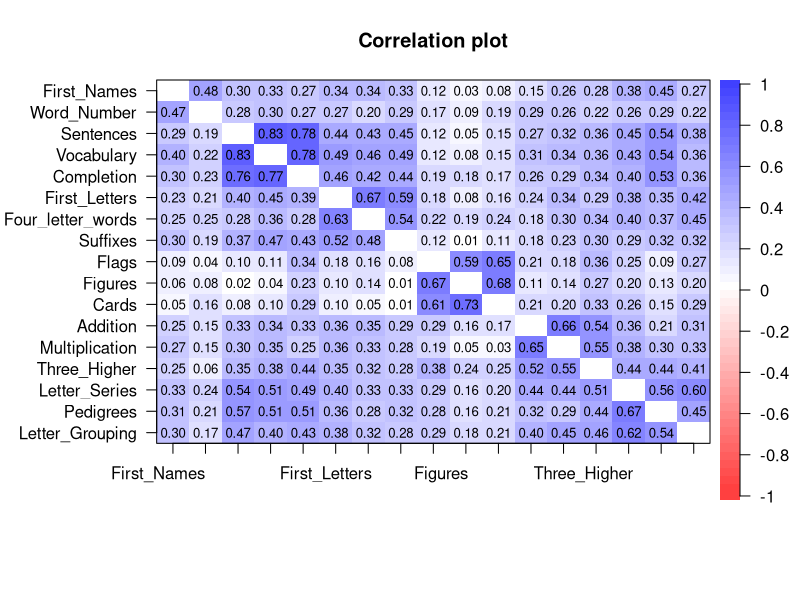
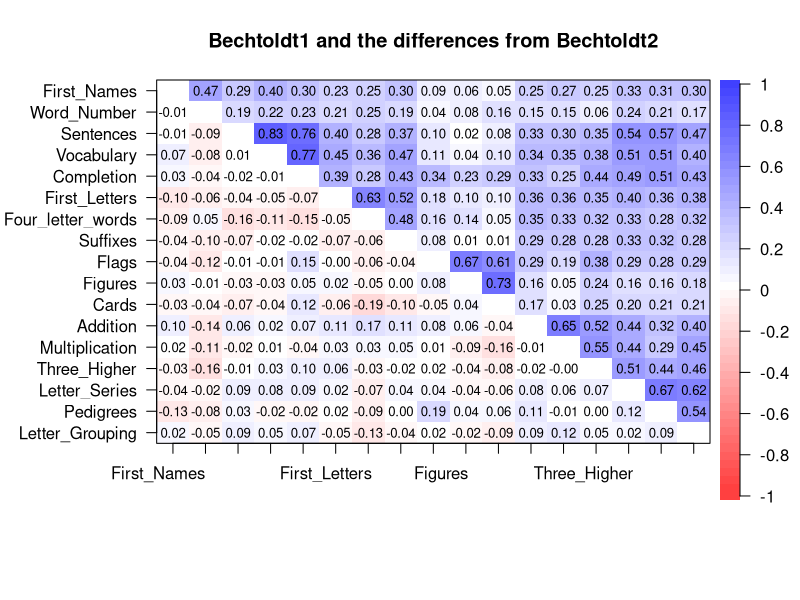
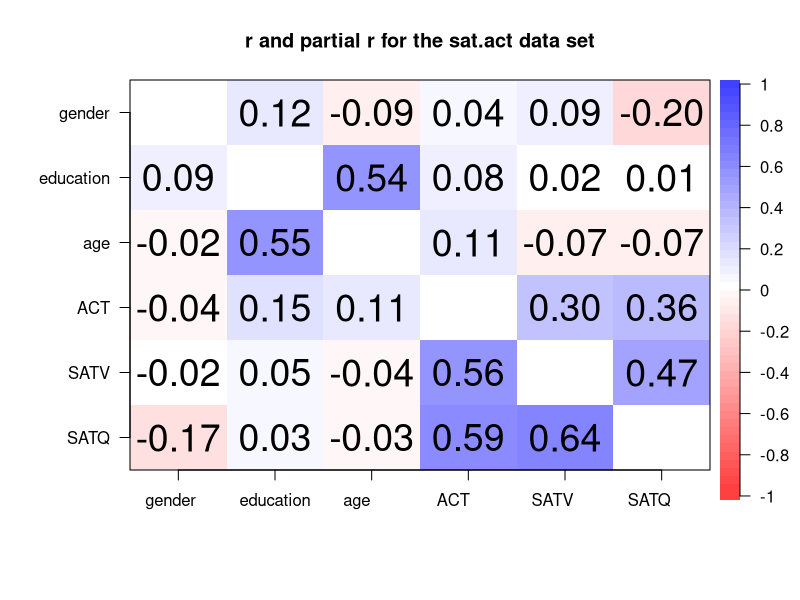
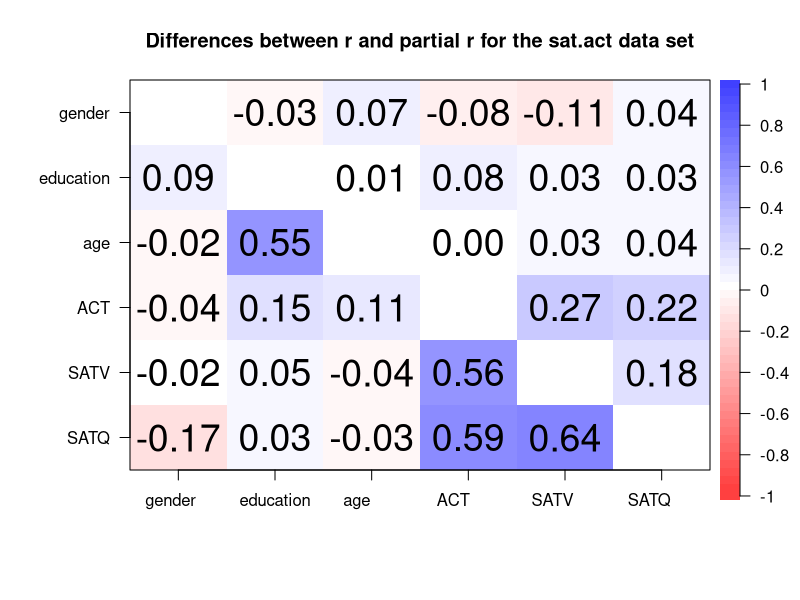

Write the R code that produced these figures, in order.
library(psych)


### Name: lowerUpper
### Title: Combine two square matrices to have a lower off diagonal for
###   one, upper off diagonal for the other
### Aliases: lowerUpper
### Keywords: multivariate

### ** Examples

 b1 <- Bechtoldt.1
 b2 <- Bechtoldt.2
 b12 <- lowerUpper(b1,b2)
 cor.plot(b12)
 diff12 <- lowerUpper(b1,b2,diff=TRUE)

 corPlot(t(diff12),numbers=TRUE,main="Bechtoldt1 and the differences from Bechtoldt2")
 
 #Compare r and partial r
 lower <- lowerCor(sat.act)
 upper <- partial.r(sat.act)
 both = lowerUpper(lower,upper)
 corPlot(both,numbers=TRUE,main="r and partial r for the sat.act data set")
#now show the differences
 both = lowerUpper(lower,upper,diff=TRUE)
 corPlot(both,numbers=TRUE,main="Differences between r and partial r for the sat.act data set")
